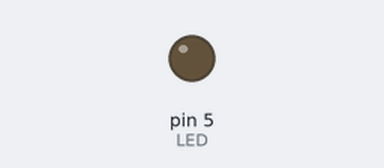
A sketch run on a simulated Arduino Uno, built with avr-gcc and run on an emulated ATmega328P. Parts: output pins drawn as LEDs (lit = HIGH).

Above: at 0.8 s.
At 10.0 s:
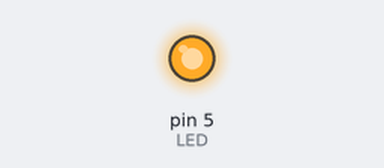
Timing chart, 0 to 10.4 s (numbered marks = the images above):
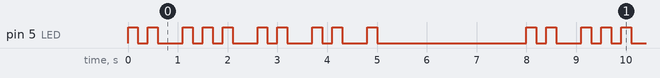

The sketch:

Test_Blink_Step.ino
```cpp
#define LED 5

// the setup function runs once when you press reset or power the board
void setup() {
  // initialize digital pin LED as an output.
  pinMode(LED, OUTPUT);
}

// the loop function runs over and over again forever
void loop() {
  digitalWrite(LED, HIGH);   // turn the LED on (HIGH is the voltage level)
  delay(200);                       // wait for a second
  digitalWrite(LED, LOW);    // turn the LED off by making the voltage LOW
  delay(200);                       // wait for a second

  digitalWrite(LED, HIGH);
  delay(200);
  digitalWrite(LED, LOW);
  delay(500);


  digitalWrite(LED, HIGH);
  delay(200);
  digitalWrite(LED, LOW);
  delay(200);

  digitalWrite(LED, HIGH);
  delay(200);
  digitalWrite(LED, LOW);
  delay(200);

  digitalWrite(LED, HIGH);
  delay(200);
  digitalWrite(LED, LOW);
  delay(500);


  digitalWrite(LED, HIGH);
  delay(200);
  digitalWrite(LED, LOW);
  delay(200);

  digitalWrite(LED, HIGH);
  delay(200);
  digitalWrite(LED, LOW);
  delay(500);


  digitalWrite(LED, HIGH);
  delay(200);
  digitalWrite(LED, LOW);
  delay(200);

  digitalWrite(LED, HIGH);
  delay(200);
  digitalWrite(LED, LOW);
  delay(500);


  digitalWrite(LED, HIGH);
  delay(200);
  digitalWrite(LED, LOW);
  delay(3000);
}
```

Measured:
- by itself, pin 5 (LED): repeats every 8.0 s: LOW 0.20 s, HIGH 0.20 s, LOW 0.50 s, 2 × (HIGH 0.20 s, LOW 0.20 s), HIGH 0.20 s, LOW 0.50 s, HIGH 0.20 s, LOW 0.20 s, HIGH 0.20 s, LOW 0.50 s, HIGH 0.20 s, LOW 0.20 s, HIGH 0.20 s, LOW 0.50 s, HIGH 0.20 s, LOW 3.0 s, HIGH 0.20 s
- by itself, everything shown: repeats every 8.0 s, in 20 steps
